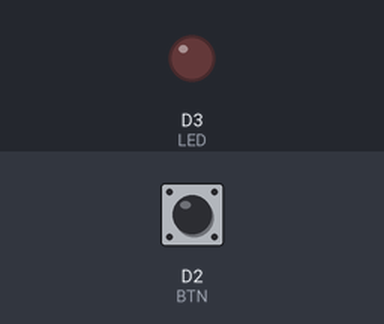
Bench run of a program on a simulated STM32 Nucleo. Parts: output pins drawn as LEDs (lit = HIGH). Dashed ring = blinking. Inputs (shaded band) come from the test bench; at power-on: D2 (BTN) HIGH.

Above: at 1.2 s.
1.3 s: D2 (BTN) pulled LOW for 1 s
At 2.87 s:
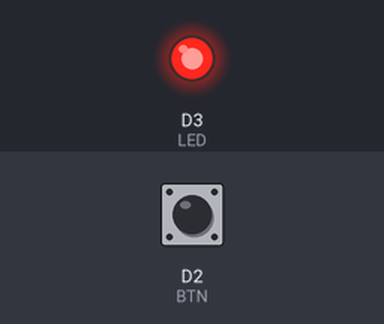
5.2 s: D2 (BTN) pulled LOW for 0.15 s
At 6.4 s:
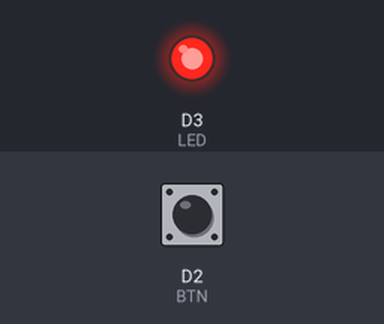
6.8 s: D2 (BTN) pulled LOW for 3.2 s
At 10.37 s:
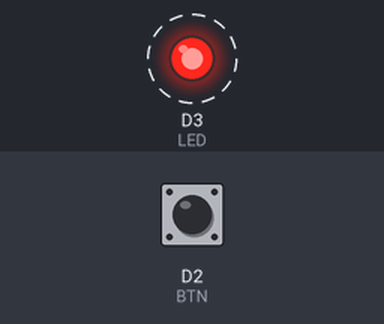
Timing chart, 0 to 18.7 s (numbered marks = the images above; inputs shaded):
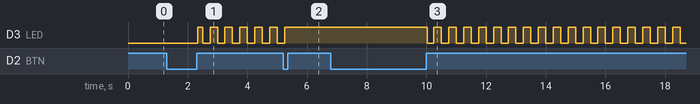

The program:

main.cpp
```cpp
#include <Arduino.h>

const uint8_t BTN = D2;
const uint8_t LED = D3;

const uint32_t DEBOUNCE_MS   = 30;
const uint32_t LONG_PRESS_MS = 800;
const uint32_t BLINK_MS      = 250;

enum Mode { OFF, ON, BLINK };
Mode mode = OFF;

volatile bool edgeSeen = false;
bool checking = false;
bool pressed = false;
uint32_t lastEdge = 0;
uint32_t pressedAt = 0;

void onEdge() {
  edgeSeen = true;
}

void setup() {
  pinMode(BTN, INPUT_PULLUP);
  pinMode(LED, OUTPUT);
  attachInterrupt(digitalPinToInterrupt(BTN), onEdge, CHANGE);
}

void loop() {
  uint32_t now = millis();


  if (edgeSeen) {
    edgeSeen = false;
    lastEdge = now;
    checking = true;
  }


  if (checking && now - lastEdge >= DEBOUNCE_MS) {
    checking = false;
    bool nowPressed = (digitalRead(BTN) == LOW);

    if (nowPressed && !pressed) {
      pressed = true;
      pressedAt = now;
    } else if (!nowPressed && pressed) {
      pressed = false;
      uint32_t held = now - pressedAt;

      if (held >= LONG_PRESS_MS) {
        mode = (mode == BLINK) ? OFF : BLINK;
      } else {
        mode = (mode == ON) ? OFF : ON;
      }
    }
  }


  switch (mode) {
    case OFF:   digitalWrite(LED, LOW);  break;
    case ON:    digitalWrite(LED, HIGH); break;
    case BLINK: digitalWrite(LED, (now / BLINK_MS) % 2); break;
  }
}
```

Measured:
- after the input at 1.3 s, D3 (LED): LOW → HIGH after 1.0 s, then repeats every 0.50 s: LOW 0.25 s, HIGH 0.25 s
- after the input at 5.2 s, D3 (LED): goes on until 5.3 s, then stays HIGH
- after the input at 6.8 s, D3 (LED): alternates HIGH for 0.25 s and LOW for 0.25 s, starting after 3.2 s
